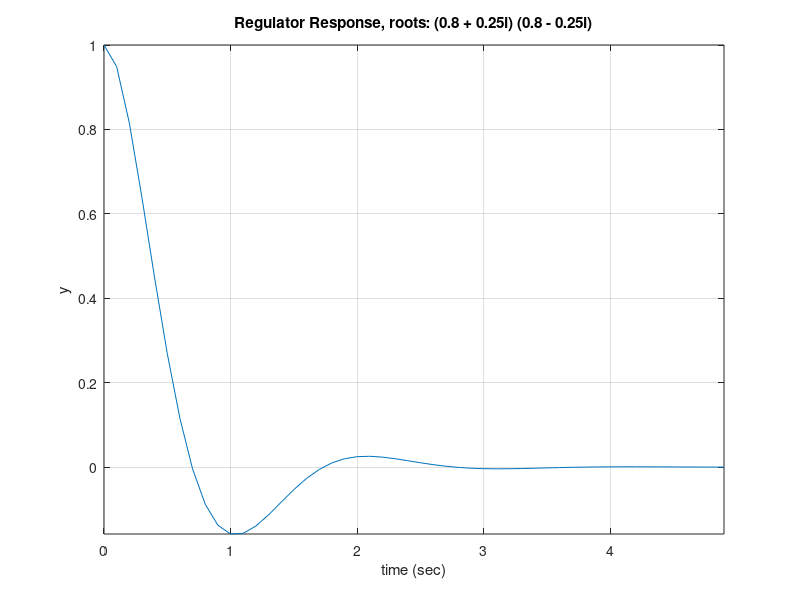

The MATLAB script that drew this image:
%
% cl_ex81.m
%
% Control Law example from Franklin & Powell for Examples
% 8.1 and 8.2 on Pg. 282-286.
%

clear;
clf;

T = 0.1;  % time step
Tend = 5;

% roots
z1 = [0.8 + 0.25i; 0.8 - 0.25i];

Phi = [1 T; 0 1];
Gamma = [T^2/2; T];
n = length(Phi);  % order

x0 = [1; 0];  % initial x

sysD = ss(Phi, Gamma, eye(n), zeros(n,1), T);

K1 = place(Phi, Gamma, z1);

% create a gain of K using D and zeroing others
sysK1 = ss(zeros(1,1), zeros(1,n), zeros(1,1), K1, T);

sysCL1 = feedback(sysD, sysK1, -1);
sysCL1 = sminreal(sysCL1);

u = zeros([(Tend/T) 1]);
[y1,t1] = lsim(sysCL1, u, [], x0);

figure(1);
%plot(t1, y1);  % all
plot(t1, y1(:,1));  % one
grid on;
axis tight;
title('Regulator Response, roots: (0.8 + 0.25i) (0.8 - 0.25i)');
xlabel('time (sec)');
ylabel('y');

print('cl_ex81.eps', '-depsc2');
